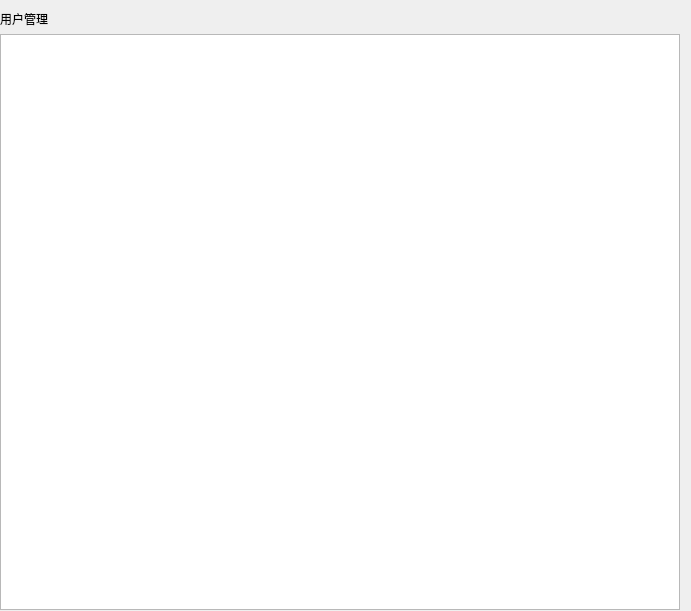
<?xml version="1.0" encoding="UTF-8"?>
<ui version="4.0">
 <class>Cell_UserMgr</class>
 <widget class="QWidget" name="Cell_UserMgr">
  <property name="geometry">
   <rect>
    <x>0</x>
    <y>0</y>
    <width>691</width>
    <height>611</height>
   </rect>
  </property>
  <property name="windowTitle">
   <string>Form</string>
  </property>
  <widget class="QWidget" name="widget" native="true">
   <property name="geometry">
    <rect>
     <x>0</x>
     <y>10</y>
     <width>680</width>
     <height>600</height>
    </rect>
   </property>
   <layout class="QGridLayout" name="gridLayout">
    <item row="0" column="0">
     <widget class="QLabel" name="label">
      <property name="text">
       <string>用户管理</string>
      </property>
     </widget>
    </item>
    <item row="1" column="0">
     <widget class="QTableView" name="tableView"/>
    </item>
   </layout>
  </widget>
 </widget>
 <resources/>
 <connections/>
</ui>
